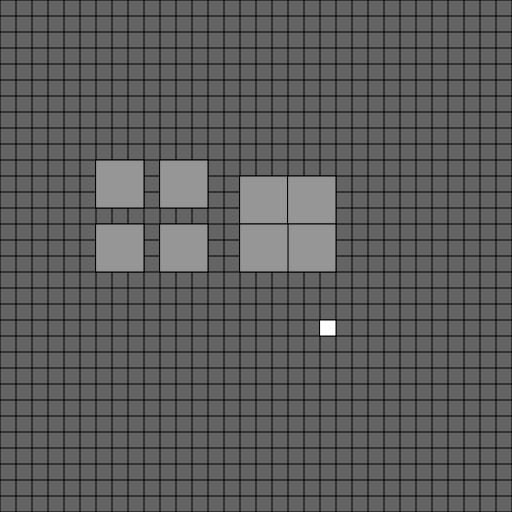
Frame 1 (no input)
Frame 60 (no input): identical to frame 1, image omitted
Frame 120 (the mouse pressed at the canvas centre since frame 60): identical to frame 1, image omitted

The p5.js sketch that drew this single still picture (run headless with seeded random() and noise() and a simulated clock; from frame 60 on, the mouse is pressed at the canvas centre):

// p5.js sketch
// ── sketch.js
/*

GROUP MEETING NOTES
===================
- implement aabb collison detection
- regular rectangle or square shapes
- apply hitbox logic to player
- logic in one class
- call class through center of the object, define width and height ???
- create fork called hitboxes including player and walls.
- request merge.
 
IMPROVEMENTS OVER OLDER PROTOTYPES
==================================
- all logic is contained in a class, code can be changed without affecting other files which call the class.
- other files can call X, Y, width, height ect. through get methods.
- all hitboxes contained in an array (eventually be moved to .json files).
- can create moving hitboxes (for example player) and check collison with each.

CURRENT ISSUES
==============
- player of 16 size can't fit into a 16 pixel wide gap going up, turning all >= and <= to > and < when calculating zones in hitboxes fixes this but allows the player to clip into hitbox corners.
- slight overlap of player and hitbox when rendering shapes, note: rendering here is temporary so this can be solved elsewhere as the logic here still works when nothing is rendered.

TO DO
=====
- implement thorough testing.
- improve zone calculation logic to allow rectangular player size and solve tight gap problem. (possible to solve it using y = x or y = -x instead of midpoints for zone calculation)
- move rendering elsewhere.
- add set methods to classes so can be modified by other files.
- move code to github by the end of this week.
- start thinking about enemy hitboxes.
- start thinking about potential changes when camera movement is implemented.

*/

let mapSize = 16 * 32;
var walls = [];

// create a square or rectangle hitbox starting from top left corner coordinates with width and height.
class hitbox {
  constructor(ax, ay, w, h){
    this.ax = ax;
    this.ay = ay;
    this.w = w;
    this.h = h;
    this.zones = [false, false, false, false];
  }
  // temporary render
  drawHitbox(){
    fill(150, 150, 150);
    rect(this.ax, this.ay, this.w, this.h);
  }
  updateZones(x, y){
    var gradient1 = ((this.ay + this.h) - this.ay) / ((this.ax + this.w) - this.ax);
    var gradient2 = -gradient1;
    var intercept1 = (this.ay + (this.h / 2)) - (gradient1 * (this.ax + (this.w / 2)));
    var intercept2 = (this.ay + (this.h / 2)) - (gradient2 * (this.ax + (this.w / 2)));
    var eq1 = (gradient1 * x) + intercept1;
    var eq2 = (gradient2 * x) + intercept2;
    this.zones[0] = (y <= eq1 && y <= eq2);
    this.zones[1] = (y <= eq1 && y >= eq2);
    this.zones[2] = (y >= eq1 && y >= eq2);
    this.zones[3] = (y >= eq1 && y <= eq2);
  }
  isColliding(h){
    if(this.getX() <= (h.getX() + h.getWidth()) &&
       this.getX() + this.getWidth() >= h.getX() &&
       this.getY() <= h.getY() + h.getHeight() &&
       this.getY() + this.getHeight() >= h.getY()){
      return true;
    }
    return false;
  }
  getWidth(){
    return this.w;
  }
  getHeight(){
    return this.h;
  }
  getX(){
    return this.ax;
  }
  getY(){
    return this.ay;
  }
  getMidX(){
    return this.ax + (this.w / 2);
  }
  getMidY(){
    return this.ay + (this.h / 2);
  }
  getZones(){
    return this.zones;
  }
}

// player is just a movable hitbox so inherits all hitbox properties, don't have to write methods and constructor twice
class c_player extends hitbox{
  constructor(ax, ay, w, h){
    super(ax, ay, w, h);
    this.speed = [3, 3, 3, 3];
  }
  movePlayer(){
    if(keyIsDown(DOWN_ARROW)){this.ay += this.speed[0];}  // down
    if(keyIsDown(LEFT_ARROW)){this.ax -= this.speed[1];}  // left
    if(keyIsDown(UP_ARROW)){this.ay -= this.speed[2];}    // up
    if(keyIsDown(RIGHT_ARROW)){this.ax += this.speed[3];} // right
    this.resetSpeed();
    // temporary render
    fill(255, 255, 255);
    rect(this.ax, this.ay, this.w, this.h);
  }
  resetSpeed(){
    for(let i = 0; i < 4; i++){
      this.speed[i] = 3;
    }
  }
  modifySpeed(z){
    for(let i = 0; i < 4; i++){
      if(z[i] === true){
        this.speed[i] = 0;
      }
    }
  }
}

// fill array with hitboxes, only needs to be done once
function setup() {
  color(255, 255, 255);
  createCanvas(mapSize, mapSize);
  player = new c_player(16 * 20, 16 * 20, 16 * 1, 16 * 1);
  walls[0] = new hitbox(16 * 6, 16 * 10, 16 * 3, 16 * 3);
  walls[1] = new hitbox(16 * 10, 16 * 10, 16 * 3, 16 * 3);
  walls[2] = new hitbox(16 * 6, 16 * 14, 16 * 3, 16 * 3);
  walls[3] = new hitbox(16 * 10, 16 * 14, 16 * 3, 16 * 3);
  walls[4] = new hitbox(16 * 15, 16 * 11, 16 * 3, 16 * 3);
  walls[5] = new hitbox(16 * 18, 16 * 11, 16 * 3, 16 * 3);
  walls[6] = new hitbox(16 * 18, 16 * 14, 16 * 3, 16 * 3);
  walls[7] = new hitbox(16 * 15, 16 * 14, 16 * 3, 16 * 3);
}

/*
- draw lines every 16 pixels across the screen to view grid hitboxes are placed on
- collision logic.
  |_ draw hitbox.
  |_ go through hitbox array, update zones player is in for each hitbox.
  |_ zones start from 0 and go clockwise starting from ax and ay.
  |_      
  |      \  0  /
  |       =====
  |     3 |box|  1
  |       =====
  |      /  2  \
  |
  |_ if hitbox collides with player (aabb collision) return true.
  |_ if true call player hitbox and modify speed based on zone collided with.
  |_ when hitbox array loop done then move player.
  |_ reset speed back to initial speed, then draw player on screen.
*/  
function draw() {
  background(100);
  for(let i = 0; i <= mapSize; i += 16){
    line(i, 0, i, mapSize);
    line(0, i, mapSize, i);
  }
  for(let i in walls){
    walls[i].drawHitbox(); // can be removed and logic still works
    walls[i].updateZones(player.getMidX(), player.getMidY());
    if(walls[i].isColliding(player) === true){
      player.modifySpeed(walls[i].getZones())
    }
  }
  player.movePlayer();
}
